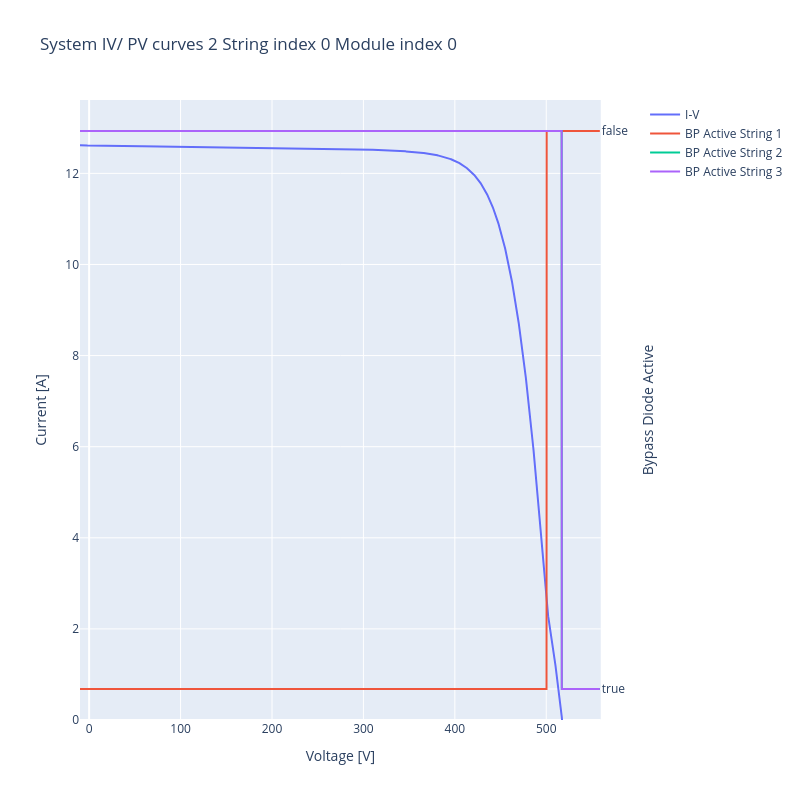

Notebook code for this chart:
### Code cell
# Plot one of the system IV curves & the bypass diode activation flags for the first module in first string
from v_pvmismatch.plotting import plot_system

fig = plot_system(sys_data, idx_sys=2, idx_str=0, idx_mod=0, curve='IV')
fig

### Figure 1 — Plotly figure (JSON) as saved in the notebook; plotly's stock layout.template omitted (floating-point values rounded to 4 significant figures; data arrays with more than 128 entries replaced by an {"elided": "..."} marker saying what was removed)
{"data": [{"name": "I-V", "type": "scatter", "x": {"elided": "3000 float values"}, "xaxis": "x", "y": {"elided": "3000 float values"}, "yaxis": "y"}, {"name": "BP Active String 1", "type": "scatter", "x": {"elided": "3000 float values"}, "xaxis": "x", "y": {"elided": "3000 bool values"}, "yaxis": "y2"}, {"name": "BP Active String 2", "type": "scatter", "x": {"elided": "3000 float values"}, "xaxis": "x", "y": {"elided": "3000 bool values"}, "yaxis": "y2"}, {"name": "BP Active String 3", "type": "scatter", "x": {"elided": "3000 float values"}, "xaxis": "x", "y": {"elided": "3000 bool values"}, "yaxis": "y2"}], "layout": {"autosize": false, "height": 800, "title": {"text": "System IV/ PV curves 2 String index 0 Module index 0"}, "width": 800, "xaxis": {"anchor": "y", "domain": [0, 0.94], "range": [-10, 559.6], "title": {"text": "Voltage [V]"}, "type": "linear"}, "yaxis": {"anchor": "x", "domain": [0, 1], "range": [0, 13.61], "title": {"text": "Current [A]"}, "type": "linear"}, "yaxis2": {"anchor": "x", "autorange": true, "overlaying": "y", "range": [-0.05556, 1.056], "side": "right", "title": {"text": "Bypass Diode Active"}, "type": "category"}}}
